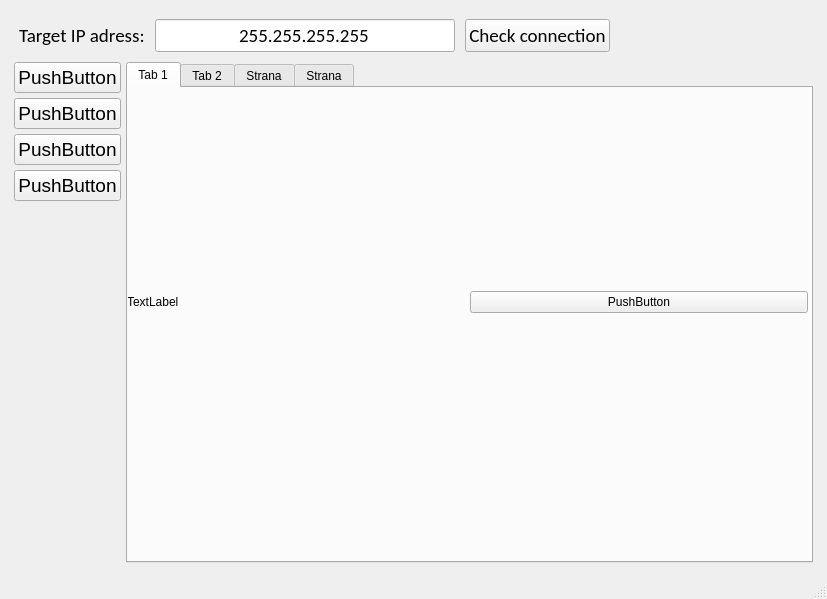
<?xml version="1.0" encoding="UTF-8"?>
<ui version="4.0">
 <class>MainWindow</class>
 <widget class="QMainWindow" name="MainWindow">
  <property name="geometry">
   <rect>
    <x>0</x>
    <y>0</y>
    <width>827</width>
    <height>599</height>
   </rect>
  </property>
  <property name="minimumSize">
   <size>
    <width>600</width>
    <height>486</height>
   </size>
  </property>
  <property name="windowTitle">
   <string>SSH system viewer</string>
  </property>
  <widget class="QWidget" name="centralwidget">
   <layout class="QGridLayout" name="gridLayout">
    <item row="0" column="0">
     <layout class="QVBoxLayout" name="vlayout1Main" stretch="1,7">
      <property name="spacing">
       <number>5</number>
      </property>
      <property name="sizeConstraint">
       <enum>QLayout::SetDefaultConstraint</enum>
      </property>
      <property name="leftMargin">
       <number>5</number>
      </property>
      <property name="topMargin">
       <number>5</number>
      </property>
      <property name="rightMargin">
       <number>5</number>
      </property>
      <property name="bottomMargin">
       <number>5</number>
      </property>
      <item>
       <layout class="QHBoxLayout" name="hlayout2Top" stretch="0,1,0,0">
        <property name="spacing">
         <number>10</number>
        </property>
        <property name="leftMargin">
         <number>5</number>
        </property>
        <property name="topMargin">
         <number>5</number>
        </property>
        <property name="rightMargin">
         <number>5</number>
        </property>
        <property name="bottomMargin">
         <number>5</number>
        </property>
        <item>
         <widget class="QLabel" name="lbTargetHostAddress">
          <property name="font">
           <font>
            <family>Calibri</family>
            <pointsize>14</pointsize>
            <kerning>true</kerning>
           </font>
          </property>
          <property name="text">
           <string>Target IP adress:</string>
          </property>
         </widget>
        </item>
        <item>
         <widget class="QLineEdit" name="edTargetHost">
          <property name="maximumSize">
           <size>
            <width>300</width>
            <height>16777215</height>
           </size>
          </property>
          <property name="font">
           <font>
            <family>Calibri</family>
            <pointsize>14</pointsize>
            <kerning>true</kerning>
           </font>
          </property>
          <property name="autoFillBackground">
           <bool>false</bool>
          </property>
          <property name="text">
           <string>255.255.255.255</string>
          </property>
          <property name="maxLength">
           <number>15</number>
          </property>
          <property name="alignment">
           <set>Qt::AlignCenter</set>
          </property>
         </widget>
        </item>
        <item>
         <widget class="QPushButton" name="btnCheckConnection">
          <property name="font">
           <font>
            <family>Calibri</family>
            <pointsize>14</pointsize>
            <kerning>true</kerning>
           </font>
          </property>
          <property name="text">
           <string>Check connection</string>
          </property>
          <property name="checkable">
           <bool>false</bool>
          </property>
         </widget>
        </item>
        <item>
         <spacer name="horizontalSpacer">
          <property name="orientation">
           <enum>Qt::Horizontal</enum>
          </property>
          <property name="sizeHint" stdset="0">
           <size>
            <width>40</width>
            <height>20</height>
           </size>
          </property>
         </spacer>
        </item>
       </layout>
      </item>
      <item>
       <layout class="QHBoxLayout" name="hlayout2Bottom" stretch="1,10">
        <property name="spacing">
         <number>5</number>
        </property>
        <property name="leftMargin">
         <number>0</number>
        </property>
        <property name="topMargin">
         <number>0</number>
        </property>
        <item>
         <layout class="QVBoxLayout" name="vlayout3Left">
          <property name="sizeConstraint">
           <enum>QLayout::SetDefaultConstraint</enum>
          </property>
          <item>
           <widget class="QPushButton" name="btnTab1">
            <property name="font">
             <font>
              <pointsize>14</pointsize>
             </font>
            </property>
            <property name="text">
             <string>PushButton</string>
            </property>
           </widget>
          </item>
          <item>
           <widget class="QPushButton" name="btnTab2">
            <property name="font">
             <font>
              <pointsize>14</pointsize>
             </font>
            </property>
            <property name="text">
             <string>PushButton</string>
            </property>
           </widget>
          </item>
          <item>
           <widget class="QPushButton" name="btnTab3">
            <property name="font">
             <font>
              <pointsize>14</pointsize>
             </font>
            </property>
            <property name="text">
             <string>PushButton</string>
            </property>
           </widget>
          </item>
          <item>
           <widget class="QPushButton" name="btnTab4">
            <property name="font">
             <font>
              <pointsize>14</pointsize>
             </font>
            </property>
            <property name="text">
             <string>PushButton</string>
            </property>
           </widget>
          </item>
          <item>
           <spacer name="verticalSpacer">
            <property name="orientation">
             <enum>Qt::Vertical</enum>
            </property>
            <property name="sizeHint" stdset="0">
             <size>
              <width>20</width>
              <height>40</height>
             </size>
            </property>
           </spacer>
          </item>
         </layout>
        </item>
        <item>
         <layout class="QVBoxLayout" name="vlayout3Right">
          <item>
           <widget class="QTabWidget" name="tabWidget">
            <property name="currentIndex">
             <number>0</number>
            </property>
            <property name="tabBarAutoHide">
             <bool>true</bool>
            </property>
            <widget class="QWidget" name="tabMemory">
             <attribute name="title">
              <string>Tab 1</string>
             </attribute>
             <widget class="QWidget" name="verticalLayoutWidget_3">
              <property name="geometry">
               <rect>
                <x>-1</x>
                <y>-1</y>
                <width>681</width>
                <height>431</height>
               </rect>
              </property>
              <layout class="QVBoxLayout" name="verticalLayout_3" stretch="0,10">
               <property name="spacing">
                <number>5</number>
               </property>
               <property name="leftMargin">
                <number>0</number>
               </property>
               <item>
                <layout class="QHBoxLayout" name="horizontalLayout" stretch="0,0">
                 <item>
                  <widget class="QLabel" name="label">
                   <property name="text">
                    <string>TextLabel</string>
                   </property>
                  </widget>
                 </item>
                 <item>
                  <widget class="QPushButton" name="pushButton">
                   <property name="text">
                    <string>PushButton</string>
                   </property>
                  </widget>
                 </item>
                </layout>
               </item>
               <item>
                <layout class="QVBoxLayout" name="verticalLayout_2"/>
               </item>
              </layout>
             </widget>
            </widget>
            <widget class="QWidget" name="tabProcesses">
             <attribute name="title">
              <string>Tab 2</string>
             </attribute>
             <widget class="QLabel" name="label_2">
              <property name="geometry">
               <rect>
                <x>120</x>
                <y>90</y>
                <width>47</width>
                <height>13</height>
               </rect>
              </property>
              <property name="text">
               <string>tab2</string>
              </property>
             </widget>
            </widget>
            <widget class="QWidget" name="tabLogger">
             <attribute name="title">
              <string>Strana</string>
             </attribute>
             <widget class="QLabel" name="label_3">
              <property name="geometry">
               <rect>
                <x>160</x>
                <y>100</y>
                <width>47</width>
                <height>13</height>
               </rect>
              </property>
              <property name="text">
               <string>tab3</string>
              </property>
             </widget>
            </widget>
            <widget class="QWidget" name="tab_4">
             <attribute name="title">
              <string>Strana</string>
             </attribute>
             <widget class="QLabel" name="label_4">
              <property name="geometry">
               <rect>
                <x>250</x>
                <y>160</y>
                <width>47</width>
                <height>13</height>
               </rect>
              </property>
              <property name="text">
               <string>tab4</string>
              </property>
             </widget>
            </widget>
           </widget>
          </item>
         </layout>
        </item>
       </layout>
      </item>
     </layout>
    </item>
   </layout>
  </widget>
  <widget class="QMenuBar" name="menubar">
   <property name="geometry">
    <rect>
     <x>0</x>
     <y>0</y>
     <width>827</width>
     <height>21</height>
    </rect>
   </property>
  </widget>
  <widget class="QStatusBar" name="statusbar"/>
 </widget>
 <resources/>
 <connections/>
</ui>
